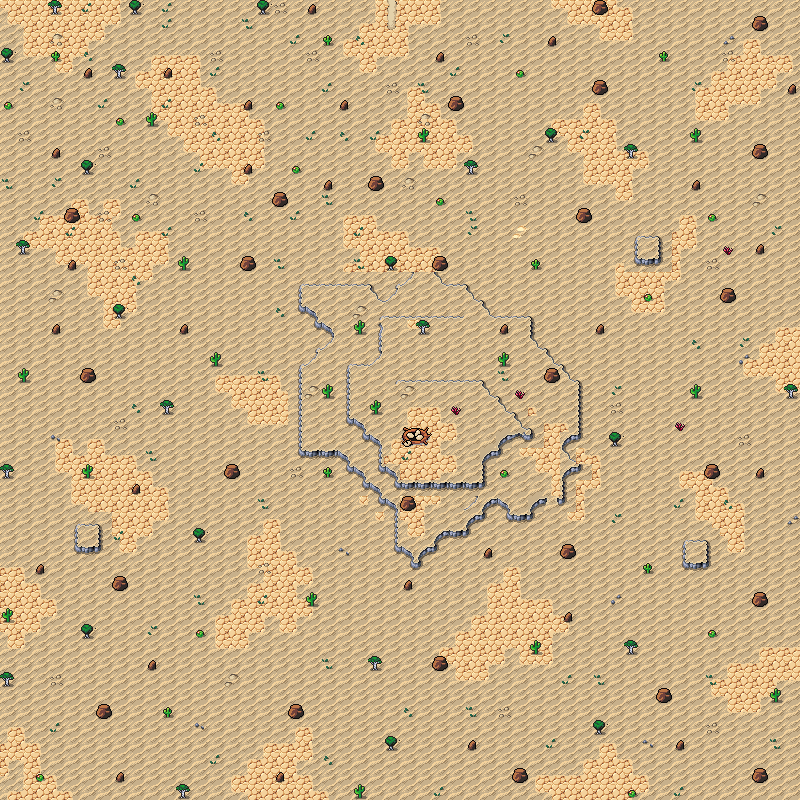

The image is a tile-based game level rendered from a .tmx file. Its description and source (layers, tilesets, objects; grid data summarised) follow:
An orthogonal 50x50 tile map with 16x16 px tiles, 3 tile layers (Background, Ground, Clutter), 3 tilesets and 89 objects (5x Griffin, 5x Hellion, 3x Scorpion, 2x Sand Golem, 2x Vulture, ...).

<map version="1.10" tiledversion="1.10.1" orientation="orthogonal" renderorder="right-down" width="50" height="50" tilewidth="16" tileheight="16" infinite="0" nextlayerid="8" nextobjectid="152">
 <editorsettings>
  <export target="wastetown..tmx" format="tmx" />
 </editorsettings>
 <tileset firstgid="1" source="../../tileset/main.tsx" />
 <tileset firstgid="10113" source="../../tileset/buildings.tsx" />
 <tileset firstgid="11905" source="../../tileset/main-nocollide.tsx" />
 <layer id="1" name="Background" width="50" height="50">
  <data>[2500 cells, 2500 non-empty, 9 distinct tile ids]</data>
 </layer>
 <layer id="2" name="Ground" width="50" height="50">
  <data>[2500 cells, 676 non-empty, 22 distinct tile ids]</data>
 </layer>
 <layer id="3" name="Clutter" width="50" height="50">
  <properties>
   <property name="spriteLayer" type="bool" value="true" />
  </properties>
  <data>[2500 cells, 392 non-empty, 43 distinct tile ids]</data>
 </layer>
 <objectgroup id="4" name="Objects">
  <object id="50" template="../../obj/enemy.tx" name="Sand Golem" x="468.333" y="324.667">
   <properties>
    <property name="enemy" value="Sand Golem" />
   </properties>
  </object>
  <object id="51" template="../../obj/treasure.tx" x="459" y="479" />
  <object id="53" template="../../obj/enemy.tx" name="Griffin" x="310.583" y="440.917">
   <properties>
    <property name="enemy" value="Griffin" />
    <property name="threatRange" type="int" value="20" />
    <property name="waypoints" value="110,82,75,71" />
   </properties>
  </object>
  <object id="54" template="../../obj/enemy.tx" name="Griffin" x="407.751" y="441.583">
   <properties>
    <property name="enemy" value="Griffin" />
    <property name="threatRange" type="int" value="40" />
   </properties>
  </object>
  <object id="56" template="../../obj/entry_down.tx" x="352" y="18.6342" width="80" height="16" />
  <object id="58" template="../../obj/enemy.tx" name="Griffin" x="322" y="306.917">
   <properties>
    <property name="enemy" value="Griffin" />
    <property name="threatRange" type="int" value="40" />
   </properties>
  </object>
  <object id="59" template="../../obj/enemy.tx" name="Hellion" x="145.802" y="183.221">
   <properties>
    <property name="enemy" value="Hellion" />
    <property name="threatRange" type="int" value="20" />
    <property name="waypoints" value="112,108,109,110,111" />
   </properties>
  </object>
  <object id="60" template="../../obj/enemy.tx" name="Scorpion" x="561.495" y="298.815">
   <properties>
    <property name="enemy" value="Scorpion" />
    <property name="threatRange" type="int" value="20" />
    <property name="waypoints" value="69,66,68" />
   </properties>
  </object>
  <object id="61" template="../../obj/enemy.tx" name="Vulture" x="639.495" y="255.815">
   <properties>
    <property name="enemy" value="Vulture" />
    <property name="threatRange" type="int" value="60" />
   </properties>
  </object>
  <object id="62" template="../../obj/enemy.tx" name="Scorpion" x="54.8411" y="429.189">
   <properties>
    <property name="enemy" value="Scorpion" />
    <property name="threatRange" type="int" value="20" />
    <property name="waypoints" value="80,81,82,83,84" />
   </properties>
  </object>
  <object id="64" template="../../obj/enemy.tx" name="Vulture" x="689" y="560.5">
   <properties>
    <property name="enemy" value="Vulture" />
    <property name="threatRange" type="int" value="60" />
   </properties>
  </object>
  <object id="66" template="../../obj/waypoint.tx" x="626.5" y="390" />
  <object id="67" template="../../obj/waypoint.tx" x="781" y="203.5" />
  <object id="68" template="../../obj/waypoint.tx" x="769" y="339" />
  <object id="69" template="../../obj/waypoint.tx" x="612" y="322.5" />
  <object id="71" template="../../obj/waypoint.tx" x="712.5" y="174" />
  <object id="72" template="../../obj/waypoint.tx" x="647.5" y="161" />
  <object id="73" template="../../obj/waypoint.tx" x="605.5" y="231.5" />
  <object id="74" template="../../obj/enemy.tx" name="Scorpion" x="677" y="502">
   <properties>
    <property name="enemy" value="Scorpion" />
    <property name="threatRange" type="int" value="20" />
    <property name="waypoints" value="75,76,75,78,77,78" />
   </properties>
  </object>
  <object id="75" template="../../obj/waypoint.tx" x="752" y="512" />
  <object id="76" template="../../obj/waypoint.tx" x="752.5" y="579" />
  <object id="77" template="../../obj/waypoint.tx" x="597" y="563" />
  <object id="78" template="../../obj/waypoint.tx" x="599.5" y="504.5" />
  <object id="79" template="../../obj/enemy.tx" name="Hellion" x="371.5" y="630">
   <properties>
    <property name="enemy" value="Hellion" />
    <property name="threatRange" type="int" value="40" />
    <property name="waypoints" value="79,75,76,77" />
   </properties>
  </object>
  <object id="80" template="../../obj/waypoint.tx" x="20" y="431.5" />
  <object id="81" template="../../obj/waypoint.tx" x="167" y="436.5" />
  <object id="82" template="../../obj/waypoint.tx" x="160" y="614" />
  <object id="83" template="../../obj/waypoint.tx" x="1.5" y="602" />
  <object id="84" template="../../obj/waypoint.tx" x="24" y="505" />
  <object id="85" template="../../obj/enemy.tx" name="Griffin" x="79" y="544">
   <properties>
    <property name="enemy" value="Griffin" />
    <property name="threatRange" type="int" value="60" />
   </properties>
  </object>
  <object id="86" template="../../obj/enemy.tx" name="Hellion" x="118" y="751.5">
   <properties>
    <property name="enemy" value="Hellion" />
    <property name="threatRange" type="int" value="40" />
    <property name="waypoints" value="79,75,76,77" />
   </properties>
  </object>
  <object id="87" template="../../obj/enemy.tx" name="Hellion" x="579.5" y="699.5">
   <properties>
    <property name="enemy" value="Hellion" />
    <property name="threatRange" type="int" value="40" />
    <property name="waypoints" value="79,75,76,77" />
   </properties>
  </object>
  <object id="88" template="../../obj/waypoint.tx" x="211" y="749.5" />
  <object id="89" template="../../obj/waypoint.tx" x="217.5" y="583.5" />
  <object id="90" template="../../obj/waypoint.tx" x="261" y="410.5" />
  <object id="91" template="../../obj/waypoint.tx" x="330.5" y="543.5" />
  <object id="92" template="../../obj/waypoint.tx" x="340" y="716.5" />
  <object id="93" template="../../obj/waypoint.tx" x="505.5" y="602" />
  <object id="94" template="../../obj/waypoint.tx" x="488" y="703" />
  <object id="95" template="../../obj/waypoint.tx" x="568" y="757.5" />
  <object id="96" template="../../obj/waypoint.tx" x="668.5" y="656.5" />
  <object id="97" template="../../obj/waypoint.tx" x="744.5" y="671.5" />
  </objectgroup>
</map>
<!-- 47 of 89 objects omitted -->
